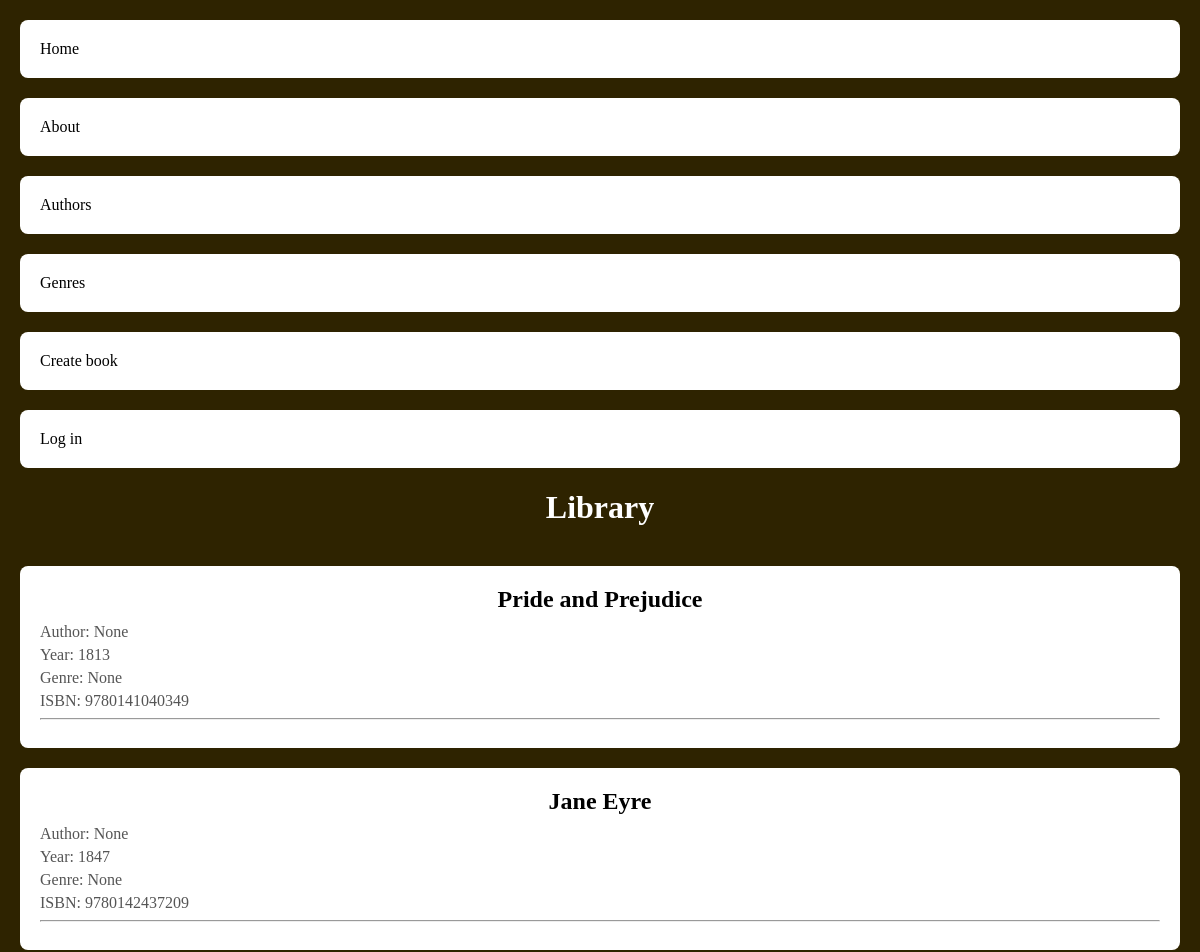
Page /library/ (upper part) on the earlier database version.
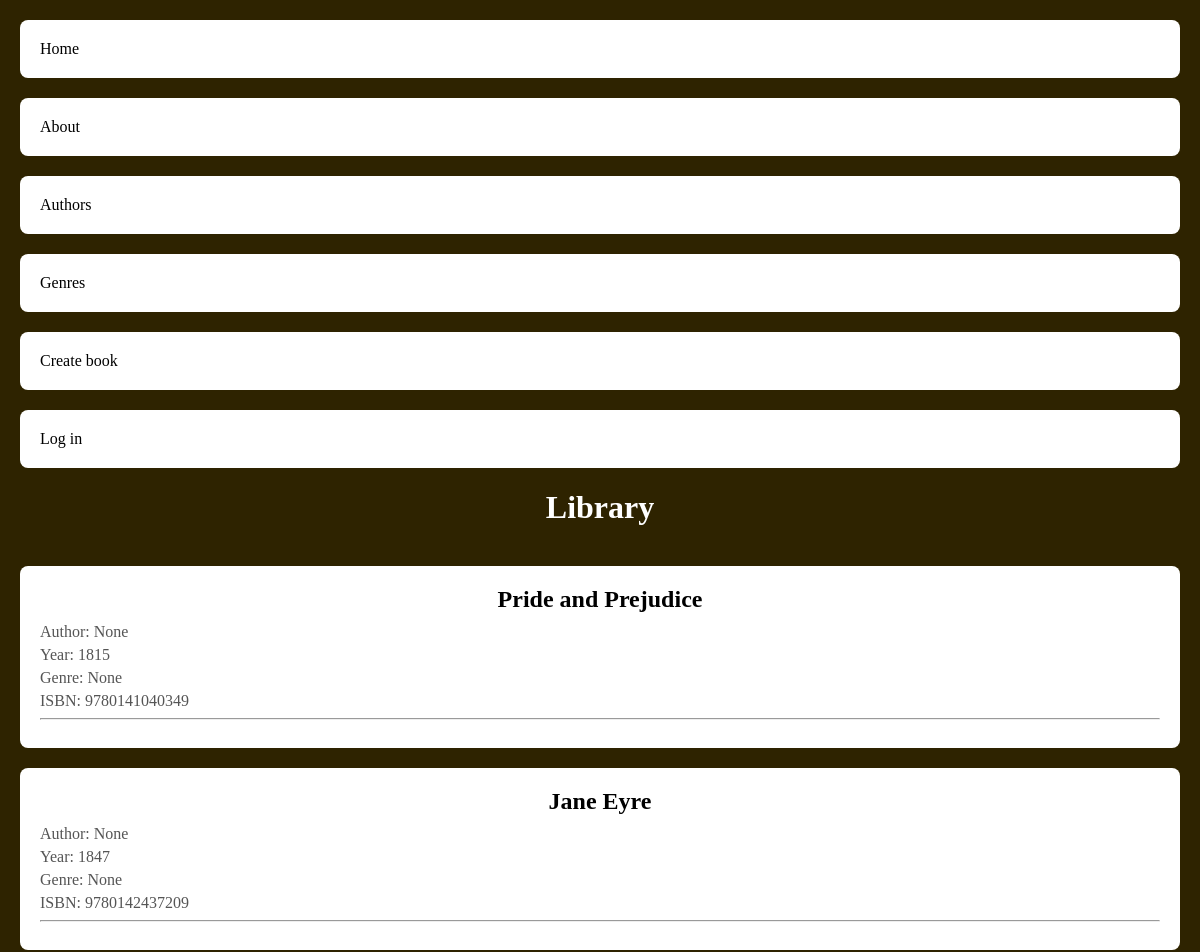
Same page on the later database version.
### library/models.py (models this page shows, shortened)
class Book(models.Model):
    title = models.CharField(max_length=100)
    author = models.ForeignKey('Author', on_delete=models.CASCADE, null=True)
    genre = models.ForeignKey('Genre', on_delete=models.CASCADE, null=True)
    published_year = models.IntegerField()
    ISBN = models.CharField(max_length=200)
    class Meta:
        ordering = ["published_year"]
        indexes = [models.Index(fields=["published_year"])]

### library/views.py (the view)
# urls.py: path('', views.index, name='home'),
def index(request):
    context = {"title": "Library", 'books': Book.objects.all()}
    return render(request, 'library/index.html', context=context)

### library/templatetags/tags.py (called while the page is built)
@register.simple_tag()
def get_menu():
    return views.menu

### library/templates/library/index.html
{%extends 'base.html'%}
{%block content%}
<h1>{{ title }}</h1>
<ul>
{%for book in books%}
    <li>
        <h2><a href="{% url 'book_by_id' book.id %}">{{ book.title }}</a></h2>
        <p>Author: {{ book.author }}</p>
        <p>Year: {{ book.published_year }}</p>
        <p>Genre: {{ book.genre }}</p>
        <p>ISBN: {{ book.ISBN }}</p>
        {%if not forloop.last%}
        <hr>
        {%endif%}
    </li>
    {%endfor%}
</ul>
{%endblock%}

Differences in the rows shown:
changed Book "Pride and Prejudice": published_year "1813" → "1815"
